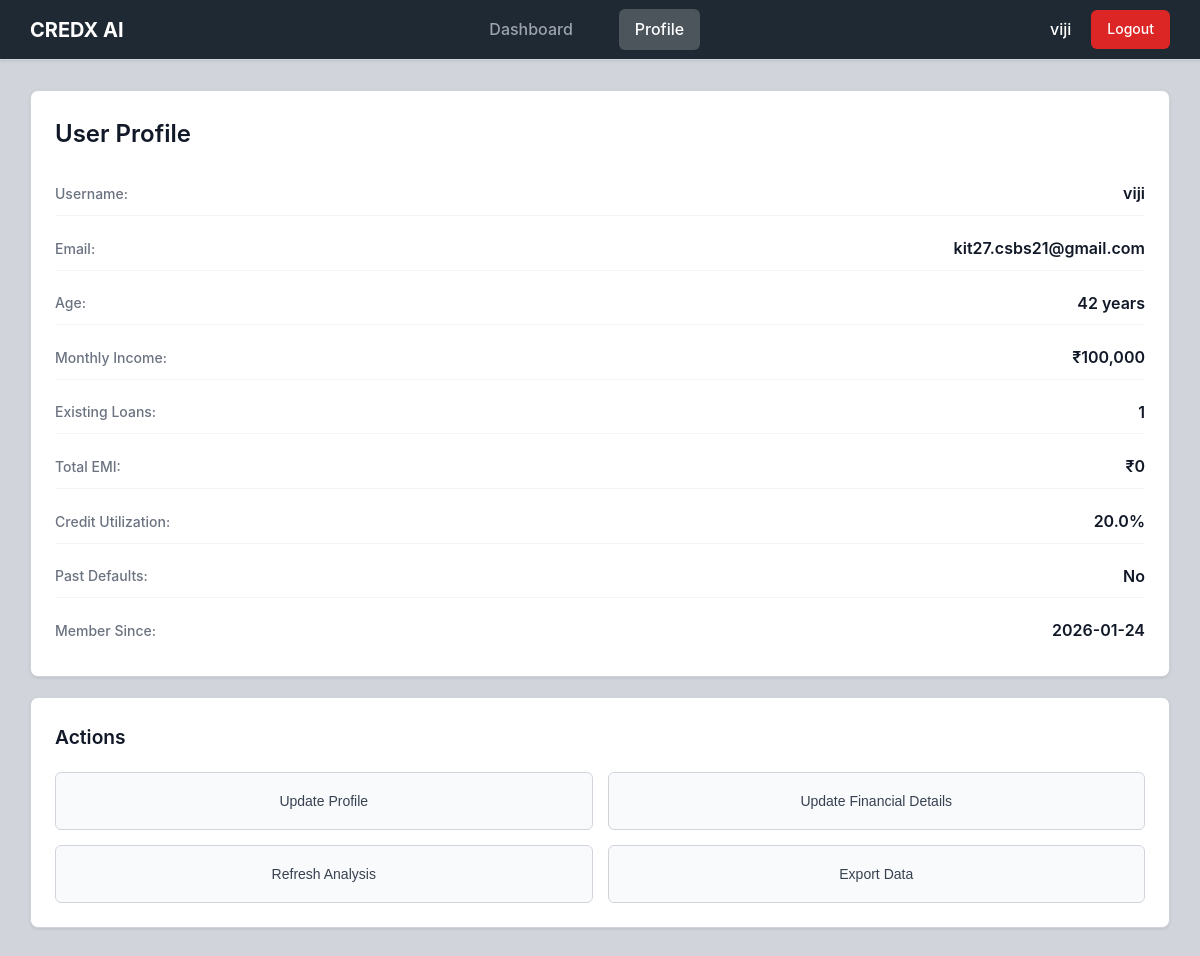
Screenshot of /profile (signed in) with the database file from the repository.
### tables this page shows
CREATE TABLE users (
                id INTEGER PRIMARY KEY AUTOINCREMENT,
                username TEXT UNIQUE NOT NULL,
                password TEXT NOT NULL,
                email TEXT NOT NULL,
                created_at TEXT NOT NULL
            );

CREATE TABLE user_financials (
                id INTEGER PRIMARY KEY AUTOINCREMENT,
                username TEXT UNIQUE NOT NULL,
                age INTEGER NOT NULL,
                income INTEGER NOT NULL,
                existing_loans INTEGER NOT NULL,
                total_emi INTEGER NOT NULL,
                credit_utilization REAL NOT NULL,
                defaults INTEGER NOT NULL,
                updated_at TEXT NOT NULL,
                FOREIGN KEY (username) REFERENCES users (username)
            );

### app.py (the view)
@app.route("/profile")
def profile():
    if "user" not in session:
        return redirect(url_for("login"))
    username = session["user"]
    user_data = get_user_by_username(username)
    if not user_data:
        print(f"❌ User data not found for {username}")
        session.clear()
        return redirect(url_for("login"))
    financial_data = get_user_financials(username)
    credit_score = 0
    risk_level = "Unknown"
    risk_color = "secondary"
    if financial_data:
        credit_score, risk_level, _, _, risk_color = calculate_credit_metrics(
            financial_data["age"], financial_data["income"], financial_data["existing_loans"],
            financial_data["total_emi"], financial_data["credit_utilization"], financial_data["defaults"]
        )
    success_message = request.args.get('success_message')
    error_message = request.args.get('error_message')
    return render_template(
        "profile.html",
        username=username,
        data=user_data,
        financial_data=financial_data,
        credit_score=credit_score,
        risk_level=risk_level,
        risk_color=risk_color,
        success_message=success_message,
        error_message=error_message
    )

### app.py (called while the page is built, shortened)
def calculate_credit_metrics(age, income, existing_loans, total_emi, credit_utilization, defaults):
    if model is None:
        return 650, "Medium", income * 10, "Model not available", "warning"

### database.py (called while the page is built)
def get_db():
    conn = sqlite3.connect(DATABASE_FILE)
    conn.row_factory = sqlite3.Row
    return conn

@contextmanager
def get_db_connection():
    conn = get_db()
    try:
        yield conn
    finally:
        conn.close()

def get_user_by_username(username):
    try:
        with get_db_connection() as conn:
            cursor = conn.cursor()
            cursor.execute('''
                SELECT id, username, email, created_at
                FROM users
                WHERE username = ?
            ''', (username,))
            user = cursor.fetchone()
            if user:
                return {
                    'id': user['id'],
                    'username': user['username'],
                    'email': user['email'],
                    'created_at': user['created_at']
                }
            return None
    except Exception as e:
        print(f"Error fetching user: {e}")
        return None

### templates/profile.html (shortened to what this page needs)
<!DOCTYPE html>
<html lang="en">
<head>
  <link rel="stylesheet" href="{{ url_for('static', filename='css/base.css') }}">
  <link rel="stylesheet" href="{{ url_for('static', filename='css/dashboard.css') }}">
</head>
<body>
<nav class="top-navbar">
  <div class="brand">CREDX AI</div>
  <div class="nav-center">
    <a href="/dashboard" class="nav-item">Dashboard</a>
    <span class="nav-item active">Profile</span>
  </div>
  <div class="nav-right">
    <span class="user-welcome">{{ username }}</span>
    <a href="/logout" class="nav-btn logout">Logout</a>
  </div>
</nav>
<div class="dashboard-container">
  <div class="card">
    <div class="card-header">
      <h2>User Profile</h2>
    </div>
    <div class="card-content">
      <div class="metric-row">
        <span class="label">Username:</span>
        <span class="value">{{ username }}</span>
      </div>
      <div class="metric-row">
        <span class="label">Email:</span>
        <span class="value">{{ data.email }}</span>
      </div>
      {% if financial_data %}
        <div class="metric-row">
          <span class="label">Age:</span>
          <span class="value">{{ financial_data.age }} years</span>
        </div>
        <div class="metric-row">
          <span class="label">Monthly Income:</span>
          <span class="value">₹{{ "{:,}".format(financial_data.income) }}</span>
        </div>
        <div class="metric-row">
          <span class="label">Existing Loans:</span>
          <span class="value">{{ financial_data.existing_loans }}</span>
        </div>
        <div class="metric-row">
          <span class="label">Total EMI:</span>
          <span class="value">₹{{ "{:,}".format(financial_data.total_emi) }}</span>
        </div>
        <div class="metric-row">
          <span class="label">Credit Utilization:</span>
          <span class="value">{{ "%.1f"|format(financial_data.credit_utilization) }}%</span>
        </div>
        <div class="metric-row">
          <span class="label">Past Defaults:</span>
          <span class="value">
            {% if financial_data.defaults == 1 %}Yes{% else %}No{% endif %}
          </span>
        </div>
      {% else %}
        <div class="metric-row">
          <span class="label">Financial Profile:</span>
          <span class="value">Not completed</span>
        </div>
      {% endif %}
      <div class="metric-row">
        <span class="label">Member Since:</span>
        <span class="value">{{ data.created_at[:10] }}</span>
      </div>
    </div>
  </div>
  <div class="card">
    <div class="card-header">
      <h3>Actions</h3>
    </div>
    <div class="card-content">
      <div class="actions-grid">
        <button class="action-btn" onclick="updateProfile()">Update Profile</button>
        {% if financial_data %}
          <button class="action-btn" onclick="updateFinancialDetails()">Update Financial Details</button>
        {% else %}
          <button class="action-btn" onclick="completeFinancialProfile()">Complete Financial Profile</button>
        {% endif %}
        <button class="action-btn" onclick="refreshAnalysis()">Refresh Analysis</button>
        <button class="action-btn" onclick="downloadData()">Export Data</button>
      </div>
    </div>
  </div>
</div>
</body>
</html>

### static/css/base.css (style rules this page uses)
* { margin: 0; padding: 0; box-sizing: border-box; }
body { font-family: -apple-system, BlinkMacSystemFont, 'Segoe UI', Roboto, sans-serif; background: #e5e7eb; color: #111827; min-height: 100vh; line-height: 1.6; }
a { text-decoration: none; color: #2563eb; }

### static/css/dashboard.css (style rules this page uses)
body { background: #d1d5db; color: #111827; font-family: -apple-system, BlinkMacSystemFont, 'Segoe UI', Roboto, sans-serif; margin: 0; padding: 0; }
.top-navbar { height: 60px; background: #1f2933; border-bottom: 1px solid #d1d5db; display: flex; justify-content: space-between; align-items: center; padding: 0 30px; box-shadow: 0 1px 3px rgba(0, 0, 0, 0.1); }
.brand { font-size: 20px; font-weight: 700; color: #ffffff; }
.nav-center { display: flex; gap: 30px; align-items: center; }
.nav-item { padding: 8px 16px; border-radius: 6px; color: #9ca3af; text-decoration: none; font-weight: 500; transition: all 0.2s ease; }
.nav-item.active { color: #ffffff; background: rgba(255, 255, 255, 0.2); }
.nav-right { display: flex; align-items: center; gap: 20px; }
.user-welcome { color: #ffffff; font-weight: 500; }
.nav-btn { padding: 8px 16px; border-radius: 6px; font-size: 14px; font-weight: 500; text-decoration: none; transition: all 0.2s ease; }
.nav-btn.logout { background: #dc2626; color: white; }
.dashboard-container { display: grid; grid-template-columns: repeat(auto-fit, minmax(350px, 1fr)); gap: 20px; padding: 30px; max-width: 1400px; margin: 0 auto; }
.card { background: #ffffff; border: 1px solid #d1d5db; border-radius: 8px; padding: 24px; box-shadow: 0 1px 3px rgba(0, 0, 0, 0.1); }
.card-header { margin-bottom: 20px; }
.card-header h2, .card-header h3 { color: #111827; margin: 0; font-weight: 600; }
.card-header h2 { font-size: 1.5rem; }
.card-header h3 { font-size: 1.2rem; }
.card-content { display: flex; flex-direction: column; gap: 12px; }
.metric-row { display: flex; justify-content: space-between; align-items: center; padding: 8px 0; border-bottom: 1px solid #f3f4f6; }
.metric-row:last-child { border-bottom: none; }
.label { color: #6b7280; font-size: 14px; font-weight: 500; }
.value { color: #111827; font-weight: 600; }
.actions-grid { display: grid; grid-template-columns: repeat(2, 1fr); gap: 15px; }
.action-btn { padding: 12px 16px; background: #f9fafb; border: 1px solid #d1d5db; border-radius: 6px; color: #374151; cursor: pointer; transition: all 0.2s ease; font-size: 14px; font-weight: 500; text-align: center; }
.card-header { display: flex; justify-content: space-between; align-items: center; margin-bottom: 20px; }
.label { color: #6b7280; font-size: 14px; }
.action-btn { display: flex; flex-direction: column; align-items: center; gap: 8px; padding: 20px 15px; background: #f9fafb; border: 1px solid #d1d5db; border-radius: 6px; color: #374151; cursor: pointer; transition: all 0.2s ease; font-size: 14px; font-weight: 500; text-decoration: none; }
@media (max-width: 1200px) { .dashboard-container { grid-template-columns: 1fr; } }

### rows the page displays
users: email "kit27.csbs21@gmail.com", created_at "2026-01-24"
user_financials: age "42", income "100,000", existing_loans "1", total_emi "0", credit_utilization "20.0"

### other values shown
{{ username }} "viji"
